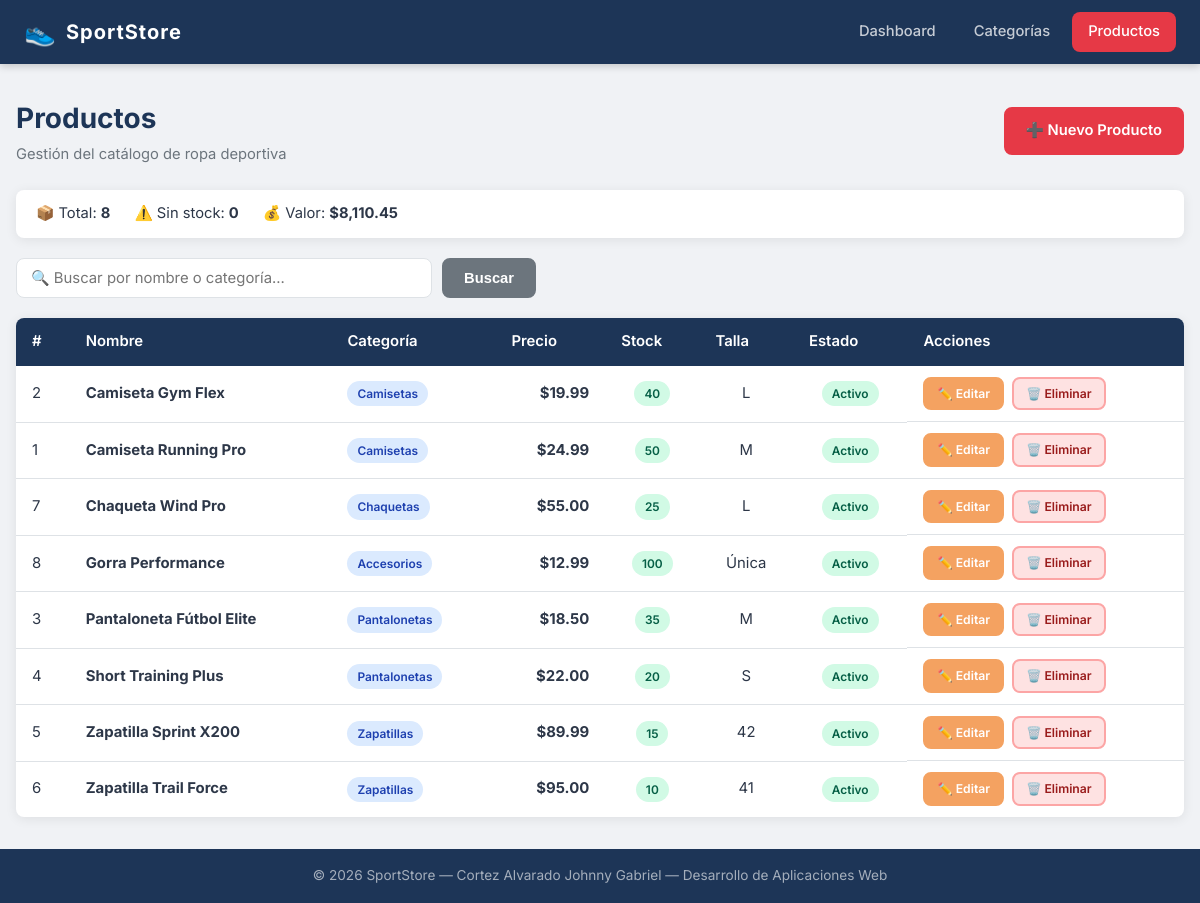
/index.php?c=productos, run on the app's committed database.
### tables this page shows
CREATE TABLE IF NOT EXISTS productos (
    id              INT AUTO_INCREMENT PRIMARY KEY,
    categoria_id    INT NOT NULL,
    nombre          VARCHAR(150) NOT NULL,
    descripcion     TEXT,
    precio          DECIMAL(10,2) NOT NULL,
    stock           INT NOT NULL DEFAULT 0,
    talla           VARCHAR(20),
    imagen_url      VARCHAR(255),
    estado          TINYINT(1) NOT NULL DEFAULT 1,
    created_at      TIMESTAMP DEFAULT CURRENT_TIMESTAMP,
    CONSTRAINT fk_categoria
        FOREIGN KEY (categoria_id)
        REFERENCES categorias(id)
        ON DELETE RESTRICT
        ON UPDATE CASCADE
);

CREATE TABLE IF NOT EXISTS categorias (
    id          INT AUTO_INCREMENT PRIMARY KEY,
    nombre      VARCHAR(100) NOT NULL,
    descripcion TEXT,
    estado      TINYINT(1) NOT NULL DEFAULT 1,
    created_at  TIMESTAMP DEFAULT CURRENT_TIMESTAMP
);

### app/controllers/ProductoController.php (called while the page is built, shortened)
<?php
require_once __DIR__ . '/../models/ProductoModel.php';
class ProductoController {
    private ProductoModel  $model;
    public function __construct() {
        $this->model    = new ProductoModel();
    }
    public function index(): void {
        $busqueda = trim($_GET['buscar'] ?? '');
        $productos = $busqueda
            ? $this->model->buscar($busqueda)
            : $this->model->getAll();
        $stats = $this->model->getStats();
        require __DIR__ . '/../views/productos/index.php';
    }
}

### config/database.php (called while the page is built, shortened)
<?php
function getConnection(): PDO {
    static $pdo = null;
    if ($pdo === null) {
        $dsn = "mysql:host=" . DB_HOST . ";port=" . DB_PORT . ";dbname=" . DB_NAME . ";charset=" . DB_CHARSET;
        $options = [
            PDO::ATTR_ERRMODE            => PDO::ERRMODE_EXCEPTION,
            PDO::ATTR_DEFAULT_FETCH_MODE => PDO::FETCH_ASSOC,
            PDO::ATTR_EMULATE_PREPARES   => false,
        ];
        try {
            $pdo = new PDO($dsn, DB_USER, DB_PASS, $options);
        } catch (PDOException $e) {
            die('<div style="font-family:Arial;color:#c0392b;padding:20px;">
                 <h2>Error de conexión</h2><p>' . $e->getMessage() . '</p></div>');
        }
    }
    return $pdo;
}

### app/models/ProductoModel.php (called while the page is built, shortened)
<?php
require_once __DIR__ . '/../../config/database.php';
class ProductoModel {
    private PDO $db;
    public function __construct() {
        $this->db = getConnection();
    }
    public function getAll(): array {
        $sql = "SELECT p.*, c.nombre AS categoria_nombre
                FROM productos p
                INNER JOIN categorias c ON p.categoria_id = c.id
                ORDER BY p.nombre ASC";
        return $this->db->query($sql)->fetchAll();
    }
    public function getStats(): array {
        $stats = [];
        $stats['total']      = $this->db->query("SELECT COUNT(*) FROM productos")->fetchColumn();
        $stats['sin_stock']  = $this->db->query("SELECT COUNT(*) FROM productos WHERE stock = 0")->fetchColumn();
        $stats['valor_inv']  = $this->db->query("SELECT SUM(precio * stock) FROM productos")->fetchColumn();
        return $stats;
    }
}

### app/views/productos/index.php (the view, shortened to what this page needs)
<?php
require __DIR__ . '/../layout/header.php';
?>
<div class="container">
    <div class="page-header">
        <div>
            <h1 class="page-title">Productos</h1>
            <p class="page-sub">Gestión del catálogo de ropa deportiva</p>
        </div>
        <a href="index.php?c=productos&a=crear" class="btn btn-primary">➕ Nuevo Producto</a>
    </div>
    <div class="stats-mini">
        <span>📦 Total: <strong><?= $stats['total'] ?></strong></span>
        <span>⚠️ Sin stock: <strong><?= $stats['sin_stock'] ?></strong></span>
        <span>💰 Valor: <strong>$<?= number_format($stats['valor_inv'] ?? 0, 2) ?></strong></span>
    </div>
    <form method="GET" action="index.php" class="buscador-form">
        <div class="buscador">
            <input type="text" name="buscar" class="form-control"
                   placeholder="🔍 Buscar por nombre o categoría..."
                   value="<?= htmlspecialchars($busqueda ?? '') ?>">
            <button type="submit" class="btn btn-secondary">Buscar</button>
        </div>
    </form>
    <div class="card">
        <table class="tabla">
            <thead>
                <tr>
                    <th>#</th>
                    <th>Nombre</th>
                    <th>Categoría</th>
                    <th>Precio</th>
                    <th>Stock</th>
                    <th>Talla</th>
                    <th>Estado</th>
                    <th>Acciones</th>
                </tr>
            </thead>
            <tbody>
                <?php if (empty($productos)): ?>
                    <tr><td colspan="8" class="text-center">No hay productos registrados.</td></tr>
                <?php else: ?>
                    <?php foreach ($productos as $p): ?>
                        <tr class="<?= $p['stock'] == 0 ? 'fila-sin-stock' : '' ?>">
                            <td><?= $p['id'] ?></td>
                            <td><strong><?= htmlspecialchars($p['nombre']) ?></strong></td>
                            <td><span class="badge badge-blue"><?= htmlspecialchars($p['categoria_nombre']) ?></span></td>
                            <td class="text-right"><strong>$<?= number_format($p['precio'], 2) ?></strong></td>
                            <td class="text-center">
                                <span class="badge <?= $p['stock'] > 0 ? 'badge-green' : 'badge-red' ?>">
                                    <?= $p['stock'] ?>
                                </span>
                            </td>
                            <td class="text-center"><?= htmlspecialchars($p['talla'] ?: '—') ?></td>
                            <td class="text-center">
                                <span class="badge <?= $p['estado'] ? 'badge-green' : 'badge-red' ?>">
                                    <?= $p['estado'] ? 'Activo' : 'Inactivo' ?>
                                </span>
                            </td>
                            <td class="acciones">
                                <a href="index.php?c=productos&a=editar&id=<?= $p['id'] ?>" class="btn btn-sm btn-warning">✏️ Editar</a>
                                <a href="index.php?c=productos&a=eliminar&id=<?= $p['id'] ?>"
                                   class="btn btn-sm btn-danger confirmar-eliminar"
                                   data-nombre="<?= htmlspecialchars($p['nombre']) ?>">🗑️ Eliminar</a>
                            </td>
                        </tr>
                    <?php endforeach; ?>
                <?php endif; ?>
            </tbody>
        </table>
    </div>
</div>
<?php require __DIR__ . '/../layout/footer.php'; ?>

### public/index.php (shortened to what this page needs)
<?php
require_once BASE_PATH . 'config/database.php';
require_once BASE_PATH . 'app/models/ProductoModel.php';
require_once BASE_PATH . 'app/controllers/ProductoController.php';
$controlador = $_GET['c'] ?? 'dashboard';
$accion      = $_GET['a'] ?? 'index';
switch ($controlador) {
    case 'productos':
        $ctrl = new ProductoController();
        switch ($accion) {
            default:         $ctrl->index();    break;
        }
        break;
}

### app/views/layout/header.php (shortened to what this page needs)
<!DOCTYPE html>
<html lang="es">
<head>
    <link rel="stylesheet" href="<?= BASE_CSS ?>css/estilos.css">
</head>
<body>
<header class="header">
    <div class="header-inner">
        <a href="index.php" class="logo">
            <span class="logo-icon">👟</span>
            <span class="logo-text">SportStore</span>
        </a>
        <nav class="navbar">
            <a href="index.php" class="nav-link <?= (!isset($_GET['c'])) ? 'active' : '' ?>">Dashboard</a>
            <a href="index.php?c=categorias" class="nav-link <?= (($_GET['c'] ?? '') === 'categorias') ? 'active' : '' ?>">Categorías</a>
            <a href="index.php?c=productos"  class="nav-link <?= (($_GET['c'] ?? '') === 'productos')  ? 'active' : '' ?>">Productos</a>
        </nav>
    </div>
</header>
<main class="main-content">

### app/views/layout/footer.php (shortened to what this page needs)
</main>
<footer class="footer">
    <p>&copy; 2026 SportStore — Cortez Alvarado Johnny Gabriel &mdash; Desarrollo de Aplicaciones Web</p>
</footer>
</body>
</html>

### public/css/estilos.css (style rules this page uses)
:root { --primary: #e63946; --primary-d: #c1121f; --secondary: #457b9d; --success: #2d6a4f; --warning: #e9c46a; --warning-d: #f4a261; --danger: #e63946; --dark: #1d3557; --gray: #6c757d; --gray-l: #f8f9fa; --white: #ffffff; --border: #dee2e6; --shadow: 0 2px 12px rgba(0,0,0,0.08); --radius: 8px; --header-h: 64px; }
*, *::before, *::after { margin:0; padding:0; box-sizing:border-box; }
html { scroll-behavior: smooth; }
body { font-family: 'Inter', sans-serif; background-color: #f0f2f5; color: #2d3748; line-height: 1.6; min-height: 100vh; display: flex; flex-direction: column; }
a { color: var(--secondary); text-decoration: none; }
.header { background-color: var(--dark); height: var(--header-h); position: sticky; top: 0; z-index: 100; box-shadow: 0 2px 8px rgba(0,0,0,0.2); }
.header-inner { max-width: 1200px; margin: 0 auto; height: 100%; display: flex; align-items: center; justify-content: space-between; padding: 0 24px; }
.logo { display: flex; align-items: center; gap: 10px; text-decoration: none; }
.logo-icon { font-size: 1.6em; }
.logo-text { font-size: 1.25em; font-weight: 700; color: var(--white); letter-spacing: 1px; }
.navbar { display: flex; gap: 6px; }
.nav-link { color: rgba(255,255,255,0.75); padding: 8px 16px; border-radius: var(--radius); font-size: 0.92em; font-weight: 500; transition: background 0.2s, color 0.2s; text-decoration: none; }
.nav-link.active { background: var(--primary); color: #fff; }
.main-content { flex: 1; padding: 32px 16px; }
.container { max-width: 1200px; margin: 0 auto; }
.page-header { display: flex; align-items: center; justify-content: space-between; margin-bottom: 24px; flex-wrap: wrap; gap: 12px; }
.page-title { font-size: 1.75em; font-weight: 700; color: var(--dark); }
.page-sub { color: var(--gray); font-size: 0.92em; margin-top: 2px; }
.stats-mini { display: flex; gap: 24px; background: var(--white); padding: 12px 20px; border-radius: var(--radius); box-shadow: var(--shadow); margin-bottom: 20px; font-size: 0.92em; flex-wrap: wrap; }
.card { background: var(--white); border-radius: var(--radius); box-shadow: var(--shadow); overflow: hidden; }
.tabla { width: 100%; border-collapse: collapse; font-size: 0.93em; }
.tabla thead tr { background-color: var(--dark); color: var(--white); }
.tabla th { padding: 12px 16px; text-align: left; font-weight: 600; white-space: nowrap; }
.tabla td { padding: 11px 16px; border-bottom: 1px solid var(--border); vertical-align: middle; }
.tabla tbody tr:last-child td { border-bottom: none; }
.text-center { text-align: center; }
.text-right { text-align: right; }
.badge { display: inline-block; padding: 3px 10px; border-radius: 20px; font-size: 0.8em; font-weight: 600; }
.badge-green { background: #d1fae5; color: #065f46; }
.badge-blue { background: #dbeafe; color: #1e40af; }
.btn { display: inline-flex; align-items: center; gap: 6px; padding: 10px 20px; border-radius: var(--radius); font-size: 0.92em; font-weight: 600; cursor: pointer; border: 2px solid transparent; transition: all 0.2s; text-decoration: none; white-space: nowrap; }
.btn-primary { background: var(--primary); color: #fff; border-color: var(--primary); }
.btn-secondary { background: var(--gray); color: #fff; border-color: var(--gray); }
.btn-warning { background: var(--warning-d); color: #fff; border-color: var(--warning-d); }
.btn-danger { background: #fee2e2; color: #991b1b; border-color: #fca5a5; }
.btn-sm { padding: 5px 12px; font-size: 0.82em; }
.form-control { width: 100%; padding: 10px 14px; border: 1.5px solid var(--border); border-radius: var(--radius); font-family: 'Inter', sans-serif; font-size: 0.93em; color: #2d3748; background: var(--white); transition: border-color 0.2s, box-shadow 0.2s; }
.buscador-form { margin-bottom: 20px; }
.buscador { display: flex; gap: 10px; max-width: 520px; }
.buscador .form-control { flex: 1; }
.acciones { display: flex; gap: 8px; flex-wrap: wrap; }
.footer { background: var(--dark); color: rgba(255,255,255,0.6); text-align: center; padding: 16px; font-size: 0.85em; margin-top: auto; }

### data on the page
productos: id "2", nombre "Camiseta Gym Flex", categoria.nombre "Camisetas", precio "19.99", stock "40", talla "L", estado "Activo"
productos: id "1", nombre "Camiseta Running Pro", categoria.nombre "Camisetas", precio "24.99", stock "50", talla "M", estado "Activo"
productos: id "7", nombre "Chaqueta Wind Pro", categoria.nombre "Chaquetas", precio "55.00", stock "25", talla "L", estado "Activo"
productos: id "8", nombre "Gorra Performance", categoria.nombre "Accesorios", precio "12.99", stock "100", talla "Única", estado "Activo"
productos: id "3", nombre "Pantaloneta Fútbol Elite", categoria.nombre "Pantalonetas", precio "18.50", stock "35", talla "M", estado "Activo"
productos: id "4", nombre "Short Training Plus", categoria.nombre "Pantalonetas", precio "22.00", stock "20", talla "S", estado "Activo"
productos: id "5", nombre "Zapatilla Sprint X200", categoria.nombre "Zapatillas", precio "89.99", stock "15", talla "42", estado "Activo"
productos: id "6", nombre "Zapatilla Trail Force", categoria.nombre "Zapatillas", precio "95.00", stock "10", talla "41", estado "Activo"

### other printed values
$stats['total'] "8"
$stats['sin_stock'] "0"
$stats['valor_inv'] "8,110.45"
